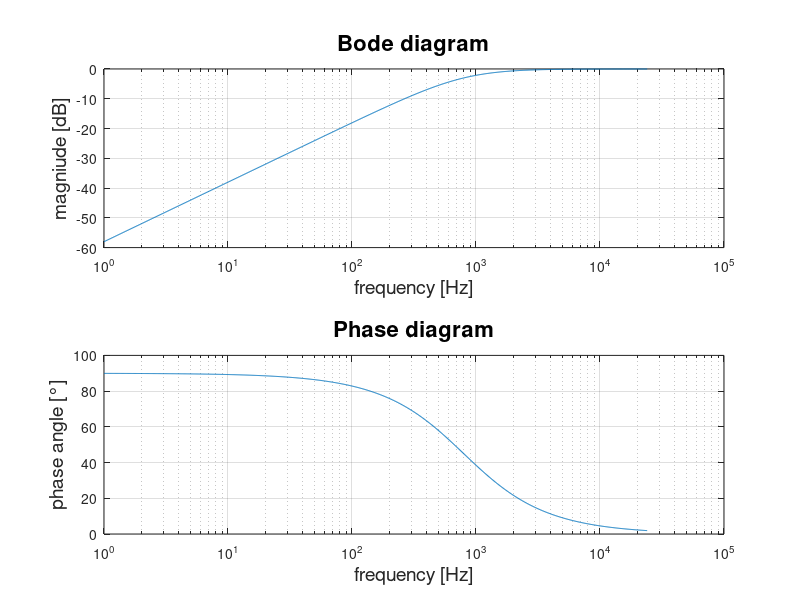

This figure's MATLAB source:
clear; clc; close all;

%% RC CIRCUIT SETTING 
R = 2000; % 오오오오옴
C = 100e-9; % farad unit changed.

% set frequency f :  0 ~ 24kHz
f = logspace(0, log10(24000), 1000);

% set s and omega :  s = jw , w
w = 2*pi*f; % Converting frequency -> angular frequency
s = 2i*pi*f;  

%% Trnasfer function
H = @(s)(s)./(s+5000);

% magnitude estimation
mag = abs(H(1j*w));
magDB = 20 * log10(mag);
% phase estimation
phaseDeg = rad2deg( angle(H(1j*w)) );


%% Assignment 1(a) -> Report
%% Assignment 1(b) -> Report
%% Bode plot & Transfer Function plot :: Assignment 1(c)


% plotting
figure(2);
subplot(211);
  semilogx(w/2/pi,magDB);
  xlabel('frequency [Hz]','FontSize', 14);
  ylabel('magniude [dB]','FontSize', 14);
  title('Bode diagram','FontSize', 16);
  grid on;
subplot(212);
  semilogx(w/2/pi,phaseDeg);
  xlabel('frequency [Hz]','FontSize', 14);
  ylabel('phase angle [°]','FontSize', 14);
  title('Phase diagram','FontSize', 16);
  grid on;


